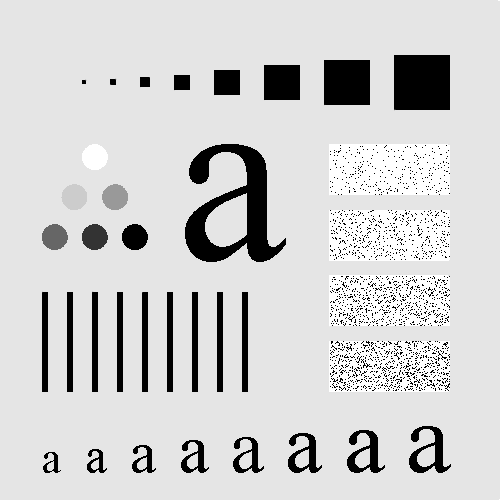
#> input picture ex3/ex3_q1/pics/Original/Fig0333(a)(test_pattern_blurring_orig).tif, 500 x 500 px, found by its file name
$ python gaussian_filter.py
#> lines starting #> are read from the running program, lines starting #| are printed output that depends on the picture
import cv2 as cv
from matplotlib import pyplot as plt


img_path = './Original/Fig0333(a)(test_pattern_blurring_orig).tif'

original_img = cv.imread(img_path)
#> original_img is the input picture: shape (500, 500, 3); min 0, max 255, mean 207.4

blurred_img = cv.GaussianBlur(original_img,(3,3),0)
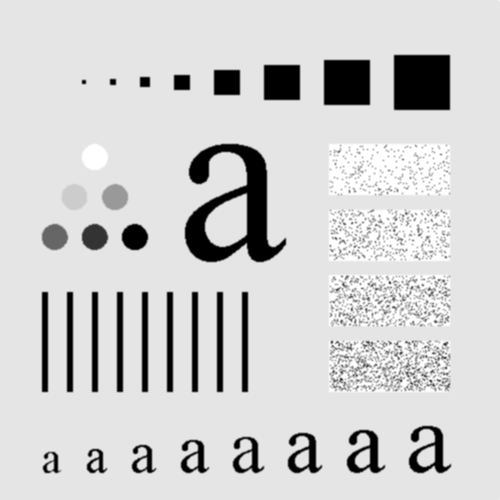
#> blurred_img: shape (500, 500, 3); min 0, max 255, mean 207.4
blurred_img_again = cv.GaussianBlur(blurred_img,(3,3),0)
blurred_img_again = cv.GaussianBlur(blurred_img_again,(3,3),0)
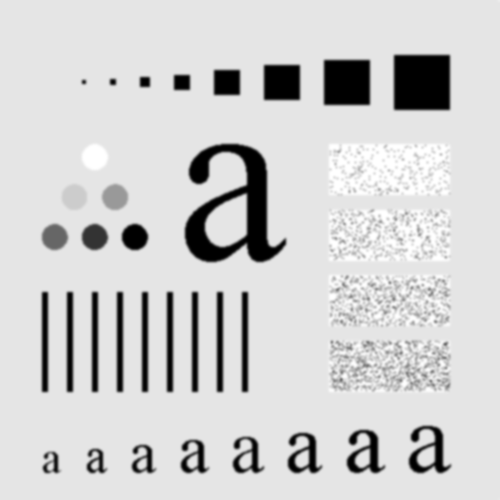
#> blurred_img_again: shape (500, 500, 3); min 0, max 255, mean 207.4
blurred_img_again = cv.GaussianBlur(blurred_img_again,(3,3),0)
blurred_img_again = cv.GaussianBlur(blurred_img_again,(3,3),0)
blurred_img_again = cv.GaussianBlur(blurred_img_again,(3,3),0)
blurred_img_again = cv.GaussianBlur(blurred_img_again,(3,3),0)
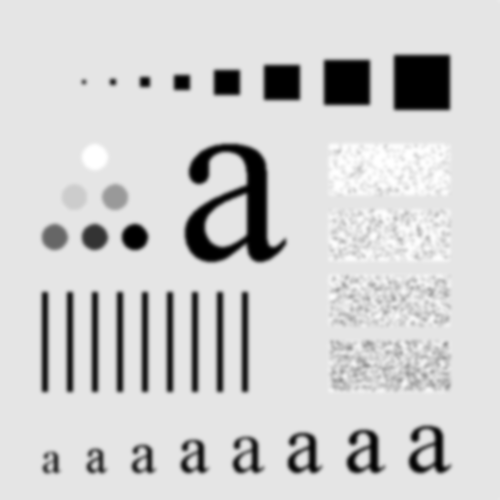
#> blurred_img_again: shape (500, 500, 3); min 0, max 255, mean 207.4
blurred_img_again = cv.GaussianBlur(blurred_img_again,(3,3),0)
blurred_img_again = cv.GaussianBlur(blurred_img_again,(3,3),0)
blurred_img_again = cv.GaussianBlur(blurred_img_again,(3,3),0)
blurred_img_again = cv.GaussianBlur(blurred_img_again,(3,3),0)
blurred_img_again = cv.GaussianBlur(blurred_img_again,(3,3),0)
blurred_img_again = cv.GaussianBlur(blurred_img_again,(3,3),0)

plt.subplot(121),plt.imshow(original_img),plt.title('Original')
plt.xticks([]), plt.yticks([])
plt.subplot(122),plt.imshow(blurred_img_again),plt.title('3*3 multiple times Blurred')
plt.xticks([]), plt.yticks([])

plt.show()
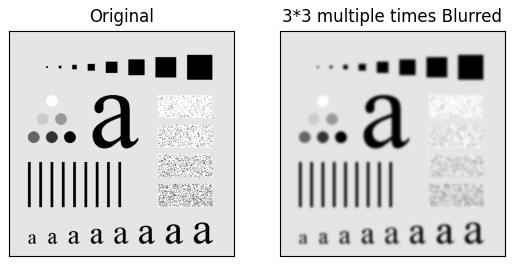
#> figure drawn by matplotlib, 2 panels
